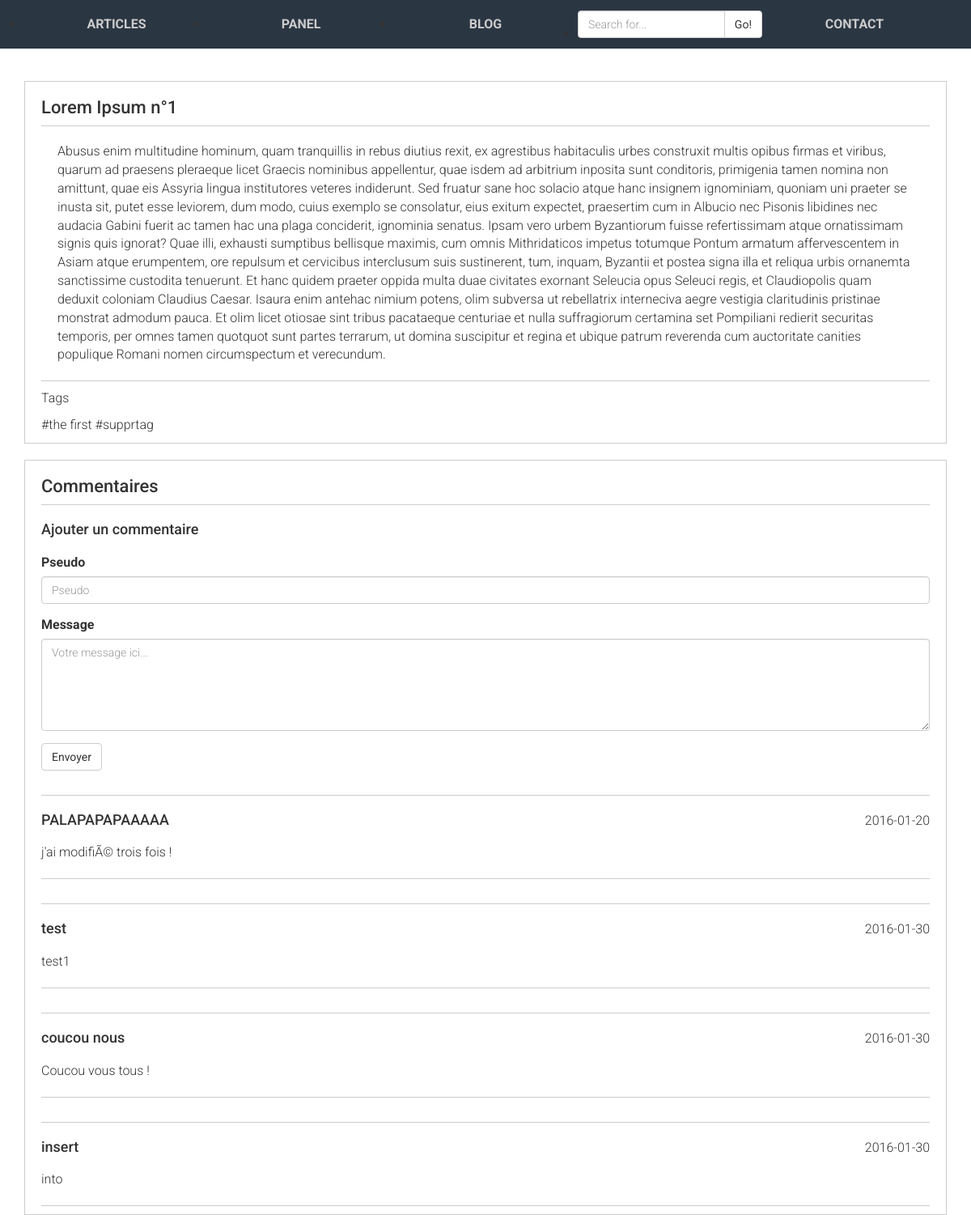
Screenshot of /detail.php?id=1 with the database file from the repository.
### tables this page shows
CREATE TABLE IF NOT EXISTS `billets` (
  `id` int(11) NOT NULL AUTO_INCREMENT,
  `created` date NOT NULL,
  `updated` date NOT NULL,
  `id_user` int(11) NOT NULL,
  `login` varchar(255) NOT NULL,
  `title` varchar(255) NOT NULL,
  `content` text NOT NULL,
  PRIMARY KEY (`id`)
);

CREATE TABLE IF NOT EXISTS `billets_tags` (
  `id_billet` int(11) NOT NULL,
  `id_tag` int(11) NOT NULL
);

CREATE TABLE IF NOT EXISTS `tags` (
  `id` int(11) NOT NULL AUTO_INCREMENT,
  `tagname` varchar(255) NOT NULL,
  PRIMARY KEY (`id`)
);

CREATE TABLE IF NOT EXISTS `commentaires` (
  `id` int(11) NOT NULL AUTO_INCREMENT,
  `id_billet` int(11) NOT NULL,
  `author` varchar(255) NOT NULL,
  `content` text NOT NULL,
  `date` date NOT NULL,
  `modified` datetime NOT NULL,
  `validated` tinyint(1) NOT NULL,
  PRIMARY KEY (`id`)
);

### detail.php (the view, shortened to what this page needs)
<?php
	require_once("admin/db.php");
	$id = $_GET['id'];
	$ok = false;
	$sql = "SELECT id, created, login, title, content
			FROM billets WHERE id = " . $id;
	$requete = $DB->prepare($sql);
	$requete->execute();
	$affichage = $requete->fetchAll();
	$sql = "SELECT author, content, date
			FROM commentaires
			WHERE id_billet = " . $id ."
			AND validated = 1";
	$requete = $DB->prepare($sql);
	$requete->execute();
	$commentaires = $requete->fetchAll();
?>
<!DOCTYPE html>
<html>
	<head>
		<link rel="stylesheet" href="css/bootstrap.min.css">
		<link rel="stylesheet" href="css/index.css">
	</head>
	<body>
		<?php include("nav.php"); ?>
		<div class="main">
			<div class="container">
				<div class="row">
					<div class="col-sm-12">
						<div class="articles">
							<?php for($i=0; $i < count($affichage); $i++) { ?>
							<article>
								<h2><?php echo $affichage[$i]['title'];?></h2>
								<div class="content">
									<?php echo $affichage[$i]['content']; ?>
								</div>
								<div class="tags">
									<p>Tags</p>
									<?php
									$sql2 = $DB->query("SELECT id_billet, id_tag, tags.tagname AS 'hashtags'
														FROM billets_tags
														LEFT JOIN tags
														ON tags.id = billets_tags.id_tag
														WHERE id_billet =" . $affichage[$i]['id']);
									foreach ($sql2 as $value2) {
									?>
									<span>#<?php echo $value2["hashtags"];?></span>
									<?php } ?>
								</div>
							</article>
							<?php } ?>
						</div>
						<aside>
							<h2>Commentaires</h2>
							<div class="ajoutcomm">
							<?php
								if ($ok == true){
									echo "<p>Votre commentaire à bien été envoyé</p>";
								}
								else { ?>
									<h3>Ajouter un commentaire</h3>
									<form action="detail.php?id=<?php echo $id; ?>" method="POST">
										<div class="form-group">
											<label for="pseudo" class="control-label">Pseudo</label>
											<input type="text" class="form-control" id="pseudo" name="pseudo" required placeholder="Pseudo">
										</div>
										<div class="form-group">
											<label for="message" class="control-label">Message</label>
											<textarea class="form-control" rows="5" name="message" required placeholder="Votre message ici..."></textarea>
										</div>
										<div class="form-group">
											<button type="submit" class="btn btn-default" name="envoyer" value="envoyer">Envoyer</button>
										</div>
									</form>
								<?php }?>
							</div>
							<?php for($i=0; $i < count($commentaires); $i++) { ?>
							<div class="commentaires">
								<p class="pull-right date"><?php echo $commentaires[$i]['date'];?></p>
								<h3><?php echo $commentaires[$i]['author'];?></h3>
								<p class="text-justify"><?php echo $commentaires[$i]['content'];?></p>
							</div>
							<?php } ?>
						</aside>
					</div>
				</div>
			</div>
		</div>
	</body>
</html>

### css/index.css (style rules this page uses)
body { font-family: 'Roboto'; font-weight: 300; font-size: 16px; color: #333; padding-top: 100px; }
h2 { border-bottom: 1px solid #CCC; margin: 0; font-size: 22px; padding: 10px 0; }
h3 { margin-top: 10px; font-size: 18px; padding: 10px 0; }
.articles article { padding: 10px 20px; border: 1px solid #CCC; margin-bottom: 20px; }
.articles .content { padding: 20px; }
.articles .tags { border-top: 1px solid #CCC; padding-top: 10px; }
aside { padding: 10px 20px; border: 1px solid #CCC; }
.commentaires { padding: 10px 0; border-top: 1px solid #CCC; border-bottom: 1px solid #CCC; margin-top: 30px; }
.commentaires h3 { margin-top: 0; }
.commentaires .date { padding: 10px 0; }
.ajoutcomm { margin-top: 10px; }

### rows the page displays
billets: title "Lorem Ipsum n°1", content "Abusus enim multitudine hominum, quam tranquillis in rebus diutius rexit, ex agrestibus habitaculis urbes construxit multis opibus firmas et viribus, quarum ad praesens pleraeque licet Graecis nominibus appellentur, quae isdem ad arbitrium inposita sunt conditoris, primigenia tamen nomina non amittunt, quae eis Assyria lingua institutores veteres indiderunt. Sed fruatur sane hoc solacio atque hanc insignem ignominiam, quoniam uni praeter se inusta sit, putet esse leviorem, dum modo, cuius exemplo se consolatur, eius exitum expectet, praesertim cum in Albucio nec Pisonis libidines nec audacia Gabini fuerit ac tamen hac una plaga conciderit, ignominia senatus. Ipsam vero urbem Byzantiorum…"
billets_tags: id_tag.tagname "the first"
billets_tags: id_tag.tagname "supprtag"
commentaires: date "2016-01-20", author "PALAPAPAPAAAAA", content "j'ai modifiÃ© trois fois !"
commentaires: date "2016-01-30", author "test", content "test1"
commentaires: date "2016-01-30", author "coucou nous", content "Coucou vous tous !"
commentaires: date "2016-01-30", author "insert", content "into"
